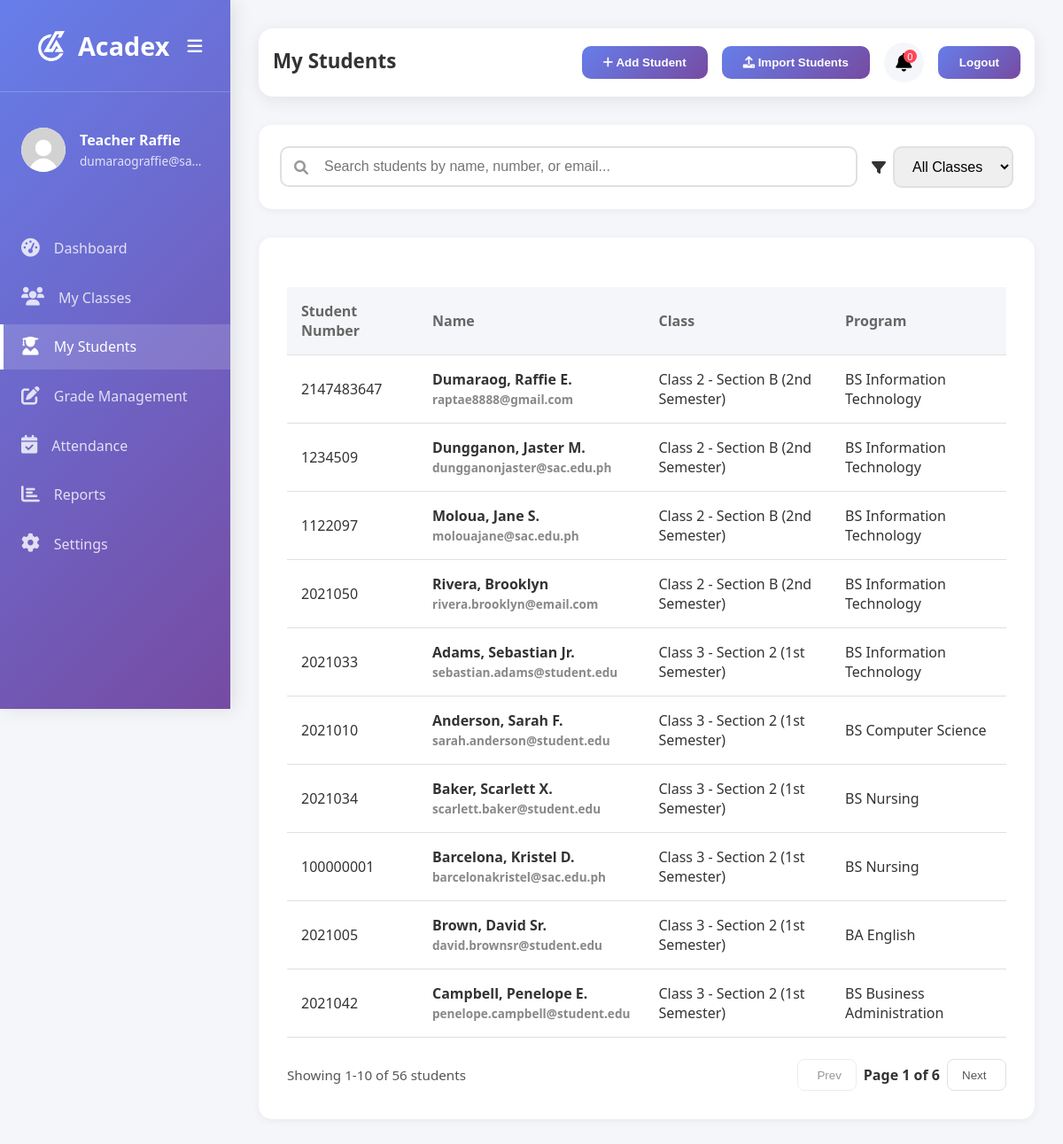
The app's page /teacher/t-students.php (signed in) with its own data.
### tables this page shows
CREATE TABLE `students` (
  `id` int(11) NOT NULL,
  `class_id` int(11) NOT NULL,
  `student_number` int(11) NOT NULL,
  `student_email` varchar(255) NOT NULL,
  `password` varchar(255) DEFAULT NULL,
  `must_change_password` tinyint(1) NOT NULL DEFAULT 1,
  `first_name` varchar(255) NOT NULL,
  `last_name` varchar(255) NOT NULL,
  `middle_initial` varchar(255) DEFAULT NULL,
  `suffix` varchar(255) DEFAULT NULL,
  `program` varchar(255) NOT NULL,
  `created_at` date NOT NULL,
  `teacher_email` varchar(255) NOT NULL
);

CREATE TABLE `classes` (
  `id` int(11) NOT NULL,
  `class_name` varchar(255) NOT NULL,
  `section` varchar(255) NOT NULL,
  `term` varchar(255) NOT NULL,
  `user_email` varchar(255) NOT NULL,
  `archived` int(11) NOT NULL,
  `created_at` timestamp NOT NULL DEFAULT current_timestamp()
);

### includes/teacher_requests.php (called while the page is built, shortened)
<?php
try {
    try {
        $pdo->exec("
            CREATE TABLE IF NOT EXISTS student_requests (
                id INT AUTO_INCREMENT PRIMARY KEY,
                student_id INT NOT NULL,
                student_number VARCHAR(50) NOT NULL,
                student_name VARCHAR(255) NOT NULL,
                student_email VARCHAR(255) NOT NULL,
                class_id INT NULL,
                class_name VARCHAR(255) NULL,
                teacher_email VARCHAR(255) NOT NULL,
                request_type ENUM('grade','attendance') NOT NULL,
                term ENUM('prelim','midterm','finals','all') NULL,
                message TEXT NULL,
                status ENUM('pending','resolved') NOT NULL DEFAULT 'pending',
                resolved_at TIMESTAMP NULL,
                resolved_by VARCHAR(255) NULL,
                is_seen TINYINT(1) NOT NULL DEFAULT 0,
                created_at TIMESTAMP DEFAULT CURRENT_TIMESTAMP,
                INDEX idx_teacher_status (teacher_email, status, created_at)
            )
        ");
        $pdo->exec("ALTER TABLE student_requests ADD COLUMN IF NOT EXISTS is_seen TINYINT(1) NOT NULL DEFAULT 0");
        $pdo->exec("ALTER TABLE student_requests ADD COLUMN IF NOT EXISTS resolved_at TIMESTAMP NULL");
        $pdo->exec("ALTER TABLE student_requests ADD COLUMN IF NOT EXISTS resolved_by VARCHAR(255) NULL");
    } catch (PDOException $e) {
    }
    try {
        $stmt = $pdo->prepare("SELECT COUNT(*) as request_count FROM student_requests WHERE teacher_email = ? AND status = 'pending' AND is_seen = 0");
        $stmt->execute([$userEmail]);
        $requestCountResult = $stmt->fetch();
        $requestCount = $requestCountResult['request_count'] ?? 0;
    } catch (PDOException $e) {
        $stmt = $pdo->prepare("
            SELECT id, student_id, student_name, class_id, class_name, request_type, term, created_at, 0 as is_seen
            FROM student_requests
            WHERE teacher_email = ? AND status = 'pending'
            ORDER BY created_at DESC
            LIMIT 5
        ");
        $stmt->execute([$userEmail]);
        $studentRequests = $stmt->fetchAll(PDO::FETCH_ASSOC);
        $requestCount = count($studentRequests);
        $pendingRequestsAll = $studentRequests;
        $completedRequestsAll = [];
    }
} catch (PDOException $e) {
    $requestCount = 0;
    $studentRequests = [];
    $pendingRequestsAll = [];
    $completedRequestsAll = [];
}

### includes/load_students.php (the view, shortened to what this page needs)
<?php
include 'connection.php';
$userEmail = $_SESSION['email'] ?? '';
$page = isset($_GET['page']) ? max(1, (int)$_GET['page']) : 1;
$perPage = isset($_GET['per_page']) ? (int)$_GET['per_page'] : 10;
$perPage = $perPage > 0 ? min($perPage, 50) : 10;
$offset = ($page - 1) * $perPage;
$baseQuery = "
    FROM students s
    LEFT JOIN classes c ON s.class_id = c.id AND c.user_email = ?
    WHERE s.teacher_email = ?
";
$params = [$userEmail, $userEmail];
$orderClause = " ORDER BY CASE WHEN s.class_id IS NULL OR s.class_id = 0 THEN 1 ELSE 0 END, c.class_name, c.section, s.last_name, s.first_name";
try {
    $countStmt = $pdo->prepare("SELECT COUNT(*) " . $baseQuery);
    $countStmt->execute($params);
    $totalStudents = (int)$countStmt->fetchColumn();
    $totalPages = $totalStudents > 0 ? (int)ceil($totalStudents / $perPage) : 1;
    $dataQuery = "
        SELECT s.student_number, s.first_name, s.last_name, s.middle_initial, s.suffix, s.program, s.student_email, c.class_name, c.section, c.term, c.id as class_id, s.class_id as student_class_id
        " . $baseQuery . $orderClause . " LIMIT " . (int)$perPage . " OFFSET " . (int)$offset;
    $stmt = $pdo->prepare($dataQuery);
    $stmt->execute($params);
    $students = $stmt->fetchAll(PDO::FETCH_ASSOC);
    if (empty($students)) {
        echo '<div class="no-students">
                <p>No students found matching your criteria.</p>
              </div>';
    } else {
        $start = $offset + 1;
        $end = min($offset + $perPage, $totalStudents);
        echo '<table class="students-table">
                <thead>
                    <tr>
                        <th>Student Number</th>
                        <th>Name</th>
                        <th>Class</th>
                        <th>Program</th>
                    </tr>
                </thead>
                <tbody>';
        foreach ($students as $student) {
            echo '<tr>
                    <td>' . htmlspecialchars($student['student_number']) . '</td>
                    <td class="student-name">';
            $fullName = htmlspecialchars($student['last_name']) . ', ' . htmlspecialchars($student['first_name']);
            if (!empty($student['middle_initial'])) {
                $fullName .= ' ' . htmlspecialchars($student['middle_initial']) . '.';
            }
            if (!empty($student['suffix'])) {
                $fullName .= ' ' . htmlspecialchars($student['suffix']);
            }
            echo $fullName . '<br><span class="student-email">' . htmlspecialchars($student['student_email']) . '</span></td>
                    <td>' . (($student['student_class_id'] == 0 || $student['student_class_id'] === null) ? '--' : htmlspecialchars($student['class_name']) . ' - ' . htmlspecialchars($student['section']) . ' (' . htmlspecialchars($student['term']) . ')') . '</td>
                    <td>' . htmlspecialchars($student['program']) . '</td>
                  </tr>';
        }
        echo '</tbody></table>';
        echo '<div class="pagination">';
        echo '<div class="pagination-info">Showing ' . $start . '-' . $end . ' of ' . $totalStudents . ' students</div>';
        echo '<div class="pagination-controls">';
        $prevPage = max(1, $page - 1);
        $nextPage = min($totalPages, $page + 1);
        $prevDisabled = $page <= 1 ? 'disabled' : '';
        $nextDisabled = $page >= $totalPages ? 'disabled' : '';
        echo '<button class="page-btn" ' . $prevDisabled . ' onclick="changeStudentsPage(' . $prevPage . ')"><i class=\"fas fa-chevron-left\"></i> Prev</button>';
        echo '<span class="page-number">Page ' . $page . ' of ' . $totalPages . '</span>';
        echo '<button class="page-btn" ' . $nextDisabled . ' onclick="changeStudentsPage(' . $nextPage . ')">Next <i class=\"fas fa-chevron-right\"></i></button>';
        echo '</div>';
        echo '</div>';
    }
} catch (PDOException $e) {
    echo '<div class="no-students">
            <p>Error loading students: ' . htmlspecialchars($e->getMessage()) . '</p>
          </div>';
}
?>

### teacher/t-students.php (shortened to what this page needs)
<?php
include '../includes/connection.php';
$userFullName = $_SESSION['full_name'] ?? 'Unknown User';
$userEmail = $_SESSION['email'] ?? 'Unknown Email';
include '../includes/teacher_requests.php';
?>
<!DOCTYPE html>
<html lang="en">
<head>
    <link rel="stylesheet" href="https://cdnjs.cloudflare.com/ajax/libs/font-awesome/6.0.0/css/all.min.css">
    <link rel="stylesheet" href="../style.css">
    <link rel="stylesheet" href="../css/teacher/t-students.css">
</head>
<body>
    <aside class="sidebar" id="sidebar">
        <div class="sidebar-header">
            <div class="sidebar-header-column">
                <img class="sidebar-logo" src="../image/Acadex-logo-white.webp" alt="Acadex Logo">
            </div>
            <div class="sidebar-header-column sidebar-header-title">
                <div class="logo">Acadex</div>
            </div>
            <div class="sidebar-header-column sidebar-header-toggle">
                <button class="sidebar-toggle" id="sidebarToggle" title="Toggle Sidebar"></button>
            </div>
        </div>
        <div class="user-info">
            <div class="user-avatar">
                <img src="../image/default.webp" alt="User Avatar">
            </div>
            <div class="user-details">
                <h3><?php echo htmlspecialchars($userFullName); ?></h3>
                <p><?php echo htmlspecialchars($userEmail); ?></p>
            </div>
        </div>
        <ul class="nav-menu">
            <li class="nav-item">
                <a href="t-dashboard.php" class="nav-link">
                    <i class="fas fa-tachometer-alt nav-icon"></i>
                    <span>Dashboard</span>
                </a>
            </li>
            <li class="nav-item">
                <a href="t-classes.php" class="nav-link">
                    <i class="fas fa-users nav-icon"></i>
                    <span>My Classes</span>
                </a>
            </li>
            <li class="nav-item">
                <a href="t-students.php" class="nav-link active">
                    <i class="fas fa-user-graduate nav-icon"></i>
                    <span>My Students</span>
                </a>
            </li>
            <li class="nav-item">
                <a href="t-grades.php" class="nav-link">
                    <i class="fas fa-edit nav-icon"></i>
                    <span>Grade Management</span>
                </a>
            </li>
            <li class="nav-item">
                <a href="t-attendance.php" class="nav-link">
                    <i class="fas fa-calendar-check nav-icon"></i>
                    <span>Attendance</span>
                </a>
            </li>
            <li class="nav-item">
                <a href="t-reports.php" class="nav-link">
                    <i class="fas fa-chart-bar nav-icon"></i>
                    <span>Reports</span>
                </a>
            </li>
            <li class="nav-item">
                <a href="t-settings.php" class="nav-link">
                    <i class="fas fa-cog nav-icon"></i>
                    <span>Settings</span>
                </a>
            </li>
        </ul>
    </aside>
    <main class="main-content">
        <div class="top-bar">
            <div class="page-title">
                <h1>My Students</h1>
            </div>
            <div class="top-actions">
                <button class="action-btn" onclick="openAddStudentModal()">
                    <i class="fas fa-plus"></i> Add Student
                </button>
                <button class="action-btn" onclick="openImportModal()">
                    <i class="fas fa-upload"></i> Import Students
                </button>
                <div class="notification-wrapper">
                    <button class="notification-btn" id="notificationBtn" aria-expanded="false" aria-controls="notificationMenu">
                        <i class="fas fa-bell"></i>
                        <span class="notification-badge"><?php echo $requestCount; ?></span>
                    </button>
                </div>
                <button class="logout-btn" onclick="logout()">Logout</button>
            </div>
        </div>
        <div class="search-filter-container">
            <div class="search-bar">
                <i class="fas fa-search"></i>
                <input type="text" id="searchInput" placeholder="Search students by name, number, or email...">
            </div>
            <div class="filter-bar">
                <i class="fas fa-filter" title="Filter by Class"></i>
                <select id="classFilter">
                    <option value="">All Classes</option>
                </select>
            </div>
        </div>
        <div class="students-container">
            <?php include '../includes/load_students.php'; ?>
        </div>
    </main>
</body>
</html>

### style.css (style rules this page uses)
*, *::before, *::after { box-sizing: border-box; }
.notification-wrapper { position: relative; }

### records on screen
students: student_number "2147483647", fullName "Dumaraog, Raffie E.", student_email "raptae8888@gmail.com", class.class_name "Class 2", class.section "Section B", class.term "2nd Semester", program "BS Information Technology"
students: student_number "1234509", fullName "Dungganon, Jaster M.", student_email "dungganonjaster@sac.edu.ph", class.class_name "Class 2", class.section "Section B", class.term "2nd Semester", program "BS Information Technology"
students: student_number "1122097", fullName "Moloua, Jane S.", student_email "molouajane@sac.edu.ph", class.class_name "Class 2", class.section "Section B", class.term "2nd Semester", program "BS Information Technology"
students: student_number "2021050", fullName "Rivera, Brooklyn", student_email "rivera.brooklyn@email.com", class.class_name "Class 2", class.section "Section B", class.term "2nd Semester", program "BS Information Technology"
students: student_number "2021033", fullName "Adams, Sebastian Jr.", student_email "sebastian.adams@student.edu", class.class_name "Class 3", class.section "Section 2", class.term "1st Semester", program "BS Information Technology"
students: student_number "2021010", fullName "Anderson, Sarah F.", student_email "sarah.anderson@student.edu", class.class_name "Class 3", class.section "Section 2", class.term "1st Semester", program "BS Computer Science"
students: student_number "2021034", fullName "Baker, Scarlett X.", student_email "scarlett.baker@student.edu", class.class_name "Class 3", class.section "Section 2", class.term "1st Semester", program "BS Nursing"
students: student_number "100000001", fullName "Barcelona, Kristel D.", student_email "barcelonakristel@sac.edu.ph", class.class_name "Class 3", class.section "Section 2", class.term "1st Semester", program "BS Nursing"
students: student_number "2021005", fullName "Brown, David Sr.", student_email "david.brownsr@student.edu", class.class_name "Class 3", class.section "Section 2", class.term "1st Semester", program "BA English"
students: student_number "2021042", fullName "Campbell, Penelope E.", student_email "penelope.campbell@student.edu", class.class_name "Class 3", class.section "Section 2", class.term "1st Semester", program "BS Business Administration"

### other values on screen
$userFullName "Teacher Raffie"
$requestCount "0"
$start "1"
$end "10"
$totalStudents "56"
$page "1"
$totalPages "6"
